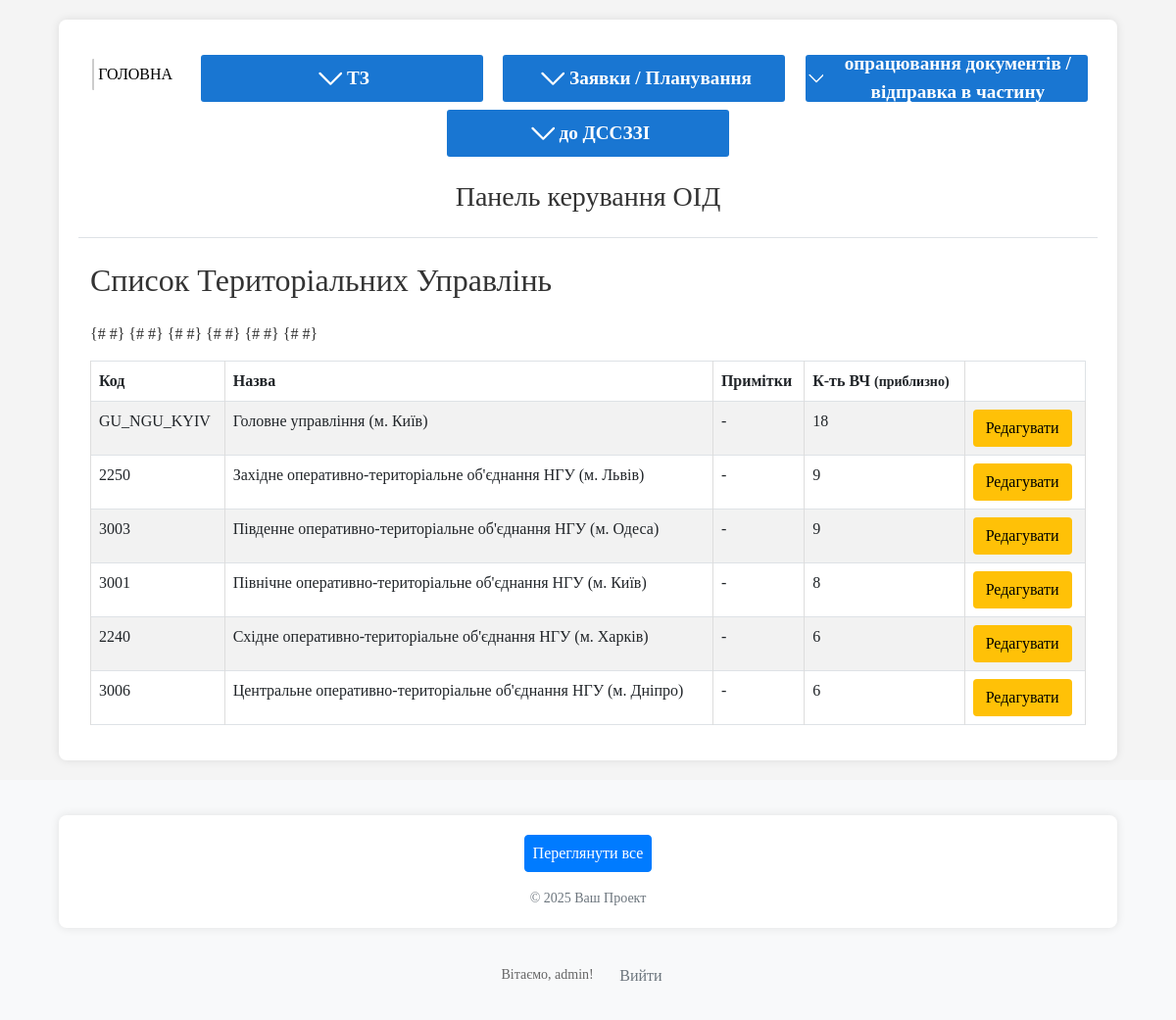
Screenshot of /oids/territorial-managements/ (signed in) with the database file from the repository.
### oids/models.py (models this page shows, shortened)
class TerritorialManagement(models.Model):
    code = models.CharField(max_length=50, unique=True, verbose_name="Код управління")
    name = models.CharField(max_length=255, verbose_name="Назва управління")
    note = models.TextField(verbose_name="Примітка", blank=True, null=True)
    class Meta:
        verbose_name = "Територіальне управління"
        verbose_name_plural = "Територіальні управління"

### oids/views.py (the view)
# urls.py: path('territorial-managements/', views.territorial_management_list_view, name='list_territorial_managements'),
@login_required
def territorial_management_list_view(request):
    tm_list_queryset = TerritorialManagement.objects.all().order_by('name')
    paginator = Paginator(tm_list_queryset, 25) # 25 записів на сторінку
    page_number = request.GET.get('page')
    page_obj = paginator.get_page(page_number)
    context = {
        'page_title': 'Список Територіальних Управлінь',
        'object_list': page_obj, # Універсальне ім'я для використання в pagination.html
        'page_obj': page_obj     # Для самого шаблону пагінації
    }
    return render(request, 'oids/lists/territorial_management_list.html', context)

### oids/context_processors.py (called while the page is built)
def global_choices(request):
    filtered_oid_status_choices = [
        (OIDStatusChoices.NEW.value, OIDStatusChoices.NEW.label),
        (OIDStatusChoices.RECEIVED_REQUEST.value, OIDStatusChoices.RECEIVED_REQUEST.label),
        (OIDStatusChoices.ACTIVE.value, OIDStatusChoices.ACTIVE.label),
    ]
    return {
        'oid_type_choices_global': OIDTypeChoices.choices,
        'oid_status_choices_global_for_new': filtered_oid_status_choices,
        'oid_status_choices_global_all': OIDStatusChoices.choices,
        'sec_level_choices_global': SecLevelChoices.choices,
    }

### oids/templates/oids/lists/territorial_management_list.html (shortened to what this page needs)
{% extends "oids/base.html" %}
{% block content %}
<div class="container-fluid">
    <h2 class="mb-4">{{ page_title }}</h2>
    {% if object_list %}
        <table class="table table-striped table-bordered table-hover">
            <thead class="thead-dark">
                <tr>
                    <th>Код</th>
                    <th>Назва</th>
                    <th>Примітки</th>
                    <th>К-ть ВЧ <small>(приблизно)</small></th>
                </tr>
            </thead>
            <tbody>
                {% for tm in object_list %}
                    <tr>
                        <td>{{ tm.code }}</td>
                        <td>{{ tm.name }}</td>
                        <td>{{ tm.note|default:"-" }}</td>
                        <td>{{ tm.units.count }}</td>
                        {# <td>
                            <a href="#" class="btn btn-sm btn-warning">Редагувати</a>
                        </td> #}
                    </tr>
                {% endfor %}
            </tbody>
        </table>
    {% else %}
        <p>Територіальні управління не знайдено.</p>
    {% endif %}
</div>
{% endblock %}

### oids/templates/oids/base.html (shortened to what this page needs)
{% load static %}
<!DOCTYPE html>
<html lang="uk">
<head>
	<link rel="stylesheet" href="{% static 'oids/css/bootstrap.min.css' %}">
	<link rel="stylesheet" href="{% static 'oids/css/tom-select.default.min.css' %}">
	<link rel="stylesheet" href="{% static 'oids/css/style.css' %}">
</head>
<body>
	<div class="container">
		<header class="header py-3 mb-4 border-bottom">
			<nav class="mb-3">
			<ul class="nav nav-pills">
				<li class="nav-item">
					<a href="{% url 'oids:main_dashboard' %}" class="menu__link">ГОЛОВНА</a>
				</li>
				<li class="nav-item">
						<div class="menu">
							<button class="menu__button">
								<svg class="menu__button-icon" xmlns="http://www.w3.org/2000/svg" fill="none" viewBox="0 0 20 24"
									stroke-width="1.5" stroke="currentColor">
									<path stroke-linecap="round" stroke-linejoin="round" d="m19.5 8.25-7.5 7.5-7.5-7.5" />
								</svg>
								ТЗ
							</button>
						</div>
				</li>
				<li>
					<div class="menu">
							<button class="menu__button">
								<svg class="menu__button-icon" xmlns="http://www.w3.org/2000/svg" fill="none" viewBox="0 0 20 24"
									stroke-width="1.5" stroke="currentColor">
									<path stroke-linecap="round" stroke-linejoin="round" d="m19.5 8.25-7.5 7.5-7.5-7.5" />
								</svg>
								Заявки / Планування
							</button>
						</div></li>
				<li><div class="menu">
							<button class="menu__button">
								<svg class="menu__button-icon" xmlns="http://www.w3.org/2000/svg" fill="none" viewBox="0 0 20 24"
									stroke-width="1.5" stroke="currentColor">
									<path stroke-linecap="round" stroke-linejoin="round" d="m19.5 8.25-7.5 7.5-7.5-7.5" />
								</svg>
								опрацювання документів / відправка в частину
							</button>
						</div>
					</li>
				<li><div class="menu">
							<button class="menu__button">
								<svg class="menu__button-icon" xmlns="http://www.w3.org/2000/svg" fill="none" viewBox="0 0 20 24"
									stroke-width="1.5" stroke="currentColor">
									<path stroke-linecap="round" stroke-linejoin="round" d="m19.5 8.25-7.5 7.5-7.5-7.5" />
								</svg>
								до ДССЗЗІ
							</button>
						</div></li>
			</ul>
		</nav>
			<h1 class="h3">{% block page_title %}Панель керування ОІД{% endblock %}</h1>
		</header>
		<main class="content">
			{% block content %}
			{% endblock %}
		</main>
	</div>
	<footer class="footer mt-auto py-3 bg-light">
		<div class="container text-center">
			<nav class="mb-2">
				<ul class="nav justify-content-center">
					<li class="nav-item"><a href="{% url 'oids:summary_information_hub' %}" class="nav-link px-2 btn btn-primary">Переглянути все</a></li>
				</ul>
			</nav>
			<span class="text-muted">&copy; {% now "Y" %} Ваш Проект</span>
		</div>
	<div class="user-nav" style="text-align: center; padding: 10px;">
    {% if user.is_authenticated %}
        Вітаємо, {{ user.username }}!
        <form method="post" action="{% url 'logout' %}" style="display: inline; margin-left: 10px;">
            <button type="submit" class="btn btn-sm btn-outline-secondary">Вийти</button>
        </form>
    {% else %}
        <a href="{% url 'login' %}" class="btn btn-sm btn-outline-primary">Увійти</a>
    {% endif %}
</div>
	</footer>
</body>
</html>

### oids/static/oids/css/style.css (style rules this page uses)
:root { --color-white: #fff; --color-black: #000; --color-main-blue: #1976D2; --color-light-blue: #1E88E5; --color-hover-bg: rgba(0, 0, 0, 0.03); --color-border: rgba(0, 0, 0, 0.2); --color-active-border: #1E88E5; --transition: all 120ms ease-in 80ms; --primary-shadow: rgba(0, 0, 0, 0.05) 0px 6px 24px 0px, rgba(0, 0, 0, 0.08) 0px 0px 0px 1px; }
* { margin: 0; padding: 0; box-sizing: border-box; font-family: poppins; }
.menu { position: relative; }
.menu__button { display: flex; align-items: center; justify-content: center; gap: 0.25em; width: 15em; height: 2.5em; background-color: var(--color-main-blue); color: var(--color-white); font-size: 1.2em; border: none; border-radius: 3px; cursor: pointer; transition: var(--transition); font-weight: 600; }
.menu__button-icon { width: 1.5em; transition: var(--transition); }
.menu__link { display: block; padding: 0.25em; margin: 0.25em 0.25em 0; color: var(--color-black); text-align: center; text-decoration: none; border-left: 0.125em solid var(--color-border); border-radius: 1px; }
.menu__link:last-child { margin-bottom: 0.25em; }
body { font-family: Arial, sans-serif; margin: 0; padding: 0; background-color: #f4f4f4; color: #333; }
.container { width: 90%; margin: 20px auto; background-color: #fff; padding: 20px; border-radius: 8px; box-shadow: 0 0 10px rgba(0, 0, 0, 0.1); }
.header { text-align: center; margin-bottom: 20px; }
.nav { justify-content: space-around; }
ul { list-style: none; padding: 0; }
ul li { margin-bottom: 8px; }
ul li a { text-decoration: none; color: #333; }
table { width: 100%; border-collapse: collapse; margin-top: 15px; }
table, th, td { border: 1px solid #ddd; }
th, td { padding: 8px; text-align: left; }
th { background-color: #f2f2f2; }
.btn { display: inline-block; font-weight: 400; text-align: center; white-space: nowrap; vertical-align: middle; user-select: none; border: 1px solid transparent; padding: 0.375rem 0.75rem; font-size: 1rem; line-height: 1.5; border-radius: 0.25rem; text-decoration: none; cursor: pointer; transition: color 0.15s ease-in-out, background-color 0.15s ease-in-out, border-color 0.15s ease-in-out, box-shadow 0.15s ease-in-out; }
.btn-primary { color: #fff; background-color: #007bff; border-color: #007bff; }
footer { text-align: center; margin-top: 20px; padding-bottom: 20px; font-size: 0.875em; color: #666; }

### rows the page displays
TerritorialManagement: code "GU_NGU_KYIV", name "Головне управління (м. Київ)", note "-", units.count "18"
TerritorialManagement: code "2250", name "Західне оперативно-територіальне об'єднання НГУ (м. Львів)", note "-", units.count "9"
TerritorialManagement: code "3003", name "Південне оперативно-територіальне об'єднання НГУ (м. Одеса)", note "-", units.count "9"
TerritorialManagement: code "3001", name "Північне оперативно-територіальне об'єднання НГУ (м. Київ)", note "-", units.count "8"
TerritorialManagement: code "2240", name "Східне оперативно-територіальне об'єднання НГУ (м. Харків)", note "-", units.count "6"
TerritorialManagement: code "3006", name "Центральне оперативно-територіальне об'єднання НГУ (м. Дніпро)", note "-", units.count "6"

### other values shown
{{ page_title }} "Список Територіальних Управлінь"
{{ user.username }} "admin"
